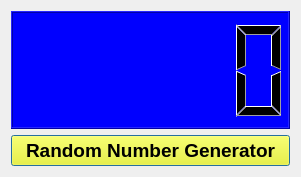
<?xml version="1.0" encoding="UTF-8"?>
<ui version="4.0">
 <class>Dialog</class>
 <widget class="QDialog" name="Dialog">
  <property name="geometry">
   <rect>
    <x>0</x>
    <y>0</y>
    <width>301</width>
    <height>177</height>
   </rect>
  </property>
  <property name="windowTitle">
   <string>Random Generator Application</string>
  </property>
  <layout class="QHBoxLayout" name="horizontalLayout">
   <item>
    <layout class="QVBoxLayout" name="verticalLayout">
     <item>
      <widget class="QLCDNumber" name="lcdNumber">
       <property name="styleSheet">
        <string notr="true">QLCDNumber{
background-color:rgb(0,0,255)
}

</string>
       </property>
      </widget>
     </item>
     <item>
      <widget class="QPushButton" name="pushButton">
       <property name="font">
        <font>
         <pointsize>14</pointsize>
         <weight>75</weight>
         <bold>true</bold>
        </font>
       </property>
       <property name="styleSheet">
        <string notr="true">QPushButton{
background-color:rgb(255, 255, 0)
}
</string>
       </property>
       <property name="text">
        <string>Random Number Generator</string>
       </property>
      </widget>
     </item>
    </layout>
   </item>
  </layout>
 </widget>
 <resources/>
 <connections/>
</ui>
